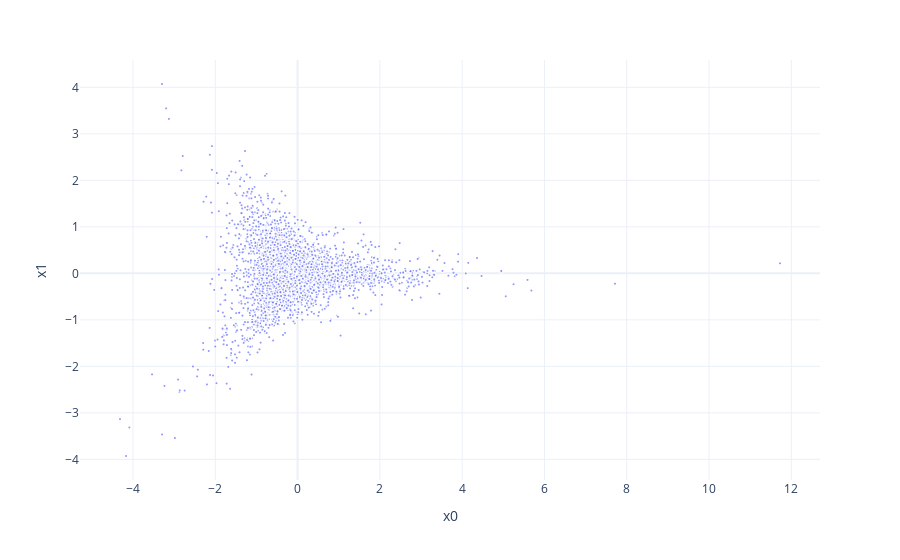

This figure's notebook cell:
### Code cell
import plotly.express as px 
fig = px.scatter(to_plot, 
           x = "x0", 
           y = "x1", 
           size = np.ones(len(to_plot)), 
           size_max = 3,hover_name = "word")

fig.show()

### Figure 1 — Plotly figure (JSON) as saved in the notebook; plotly's stock layout.template omitted (floating-point values rounded to 4 significant figures; data arrays with more than 128 entries replaced by an {"elided": "..."} marker saying what was removed)
{"data": [{"hovertemplate": "<b>%{hovertext}</b><br><br>x0=%{x}<br>x1=%{y}<br>size=%{marker.size}<extra></extra>", "hovertext": {"elided": "5000 str values"}, "legendgroup": "", "marker": {"color": "#636efa", "size": {"elided": "5000 int values"}, "sizemode": "area", "sizeref": 0.1111, "symbol": "circle"}, "mode": "markers", "name": "", "showlegend": false, "type": "scattergl", "x": {"elided": "5000 float values"}, "xaxis": "x", "y": {"elided": "5000 float values"}, "yaxis": "y"}], "layout": {"legend": {"itemsizing": "constant", "tracegroupgap": 0}, "margin": {"t": 60}, "xaxis": {"anchor": "y", "domain": [0, 1], "title": {"text": "x0"}}, "yaxis": {"anchor": "x", "domain": [0, 1], "title": {"text": "x1"}}}}
